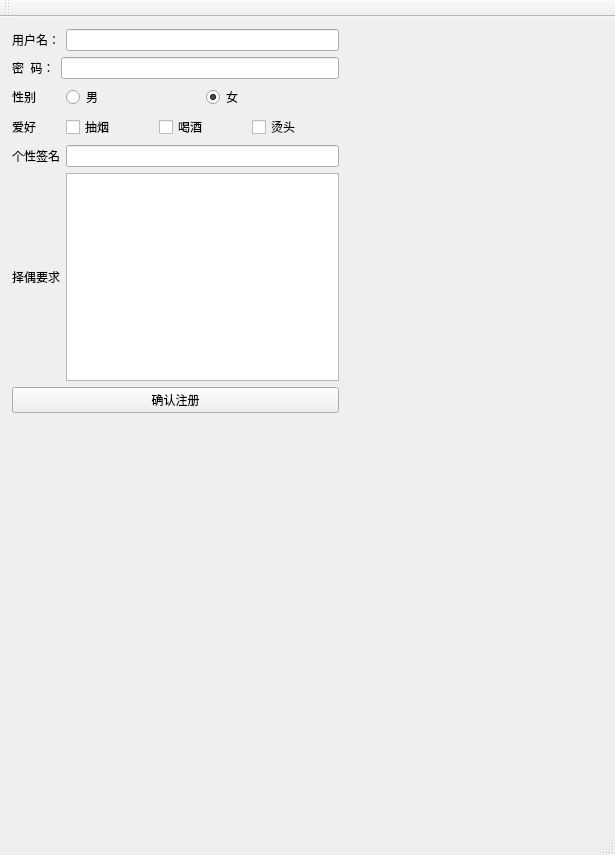
<?xml version="1.0" encoding="UTF-8"?>
<ui version="4.0">
 <class>MainWindow</class>
 <widget class="QMainWindow" name="MainWindow">
  <property name="geometry">
   <rect>
    <x>0</x>
    <y>0</y>
    <width>615</width>
    <height>855</height>
   </rect>
  </property>
  <property name="windowTitle">
   <string>MainWindow</string>
  </property>
  <widget class="QWidget" name="centralwidget">
   <widget class="QWidget" name="">
    <property name="geometry">
     <rect>
      <x>12</x>
      <y>12</y>
      <width>327</width>
      <height>384</height>
     </rect>
    </property>
    <layout class="QGridLayout" name="gridLayout">
     <item row="0" column="0" colspan="2">
      <layout class="QHBoxLayout" name="horizontalLayout">
       <item>
        <widget class="QLabel" name="username">
         <property name="text">
          <string>用户名：</string>
         </property>
        </widget>
       </item>
       <item>
        <widget class="QLineEdit" name="lineEdit"/>
       </item>
      </layout>
     </item>
     <item row="1" column="0" colspan="2">
      <layout class="QHBoxLayout" name="horizontalLayout_2">
       <item>
        <widget class="QLabel" name="email_edit">
         <property name="text">
          <string>密  码：</string>
         </property>
        </widget>
       </item>
       <item>
        <widget class="QLineEdit" name="lineEdit_2"/>
       </item>
      </layout>
     </item>
     <item row="2" column="0">
      <widget class="QLabel" name="label_3">
       <property name="text">
        <string>性别</string>
       </property>
       <property name="textFormat">
        <enum>Qt::AutoText</enum>
       </property>
       <property name="alignment">
        <set>Qt::AlignLeading|Qt::AlignLeft|Qt::AlignVCenter</set>
       </property>
       <property name="openExternalLinks">
        <bool>false</bool>
       </property>
       <property name="textInteractionFlags">
        <set>Qt::LinksAccessibleByMouse</set>
       </property>
      </widget>
     </item>
     <item row="2" column="1">
      <layout class="QHBoxLayout" name="horizontalLayout_3">
       <item>
        <widget class="QRadioButton" name="radioButton">
         <property name="text">
          <string>男</string>
         </property>
        </widget>
       </item>
       <item>
        <widget class="QRadioButton" name="radioButton_2">
         <property name="text">
          <string>女</string>
         </property>
         <property name="checked">
          <bool>true</bool>
         </property>
        </widget>
       </item>
      </layout>
     </item>
     <item row="3" column="0">
      <widget class="QLabel" name="label_4">
       <property name="text">
        <string>爱好</string>
       </property>
      </widget>
     </item>
     <item row="3" column="1">
      <layout class="QHBoxLayout" name="horizontalLayout_4">
       <item>
        <widget class="QCheckBox" name="checkBox">
         <property name="text">
          <string>抽烟</string>
         </property>
        </widget>
       </item>
       <item>
        <widget class="QCheckBox" name="checkBox_2">
         <property name="text">
          <string>喝酒</string>
         </property>
        </widget>
       </item>
       <item>
        <widget class="QCheckBox" name="checkBox_3">
         <property name="text">
          <string>烫头</string>
         </property>
        </widget>
       </item>
      </layout>
     </item>
     <item row="4" column="0">
      <widget class="QLabel" name="label_5">
       <property name="text">
        <string>个性签名</string>
       </property>
      </widget>
     </item>
     <item row="4" column="1">
      <widget class="QLineEdit" name="lineEdit_3"/>
     </item>
     <item row="5" column="0" colspan="2">
      <layout class="QHBoxLayout" name="horizontalLayout_6">
       <item>
        <widget class="QLabel" name="label_6">
         <property name="text">
          <string>择偶要求</string>
         </property>
        </widget>
       </item>
       <item>
        <widget class="QPlainTextEdit" name="plainTextEdit"/>
       </item>
      </layout>
     </item>
     <item row="6" column="0" colspan="2">
      <widget class="QPushButton" name="pushButton">
       <property name="text">
        <string>确认注册</string>
       </property>
      </widget>
     </item>
    </layout>
   </widget>
  </widget>
  <widget class="QMenuBar" name="menubar">
   <property name="geometry">
    <rect>
     <x>0</x>
     <y>0</y>
     <width>615</width>
     <height>26</height>
    </rect>
   </property>
  </widget>
  <widget class="QStatusBar" name="statusbar"/>
  <widget class="QToolBar" name="toolBar">
   <property name="windowTitle">
    <string>toolBar</string>
   </property>
   <attribute name="toolBarArea">
    <enum>TopToolBarArea</enum>
   </attribute>
   <attribute name="toolBarBreak">
    <bool>false</bool>
   </attribute>
  </widget>
 </widget>
 <resources/>
 <connections/>
</ui>
